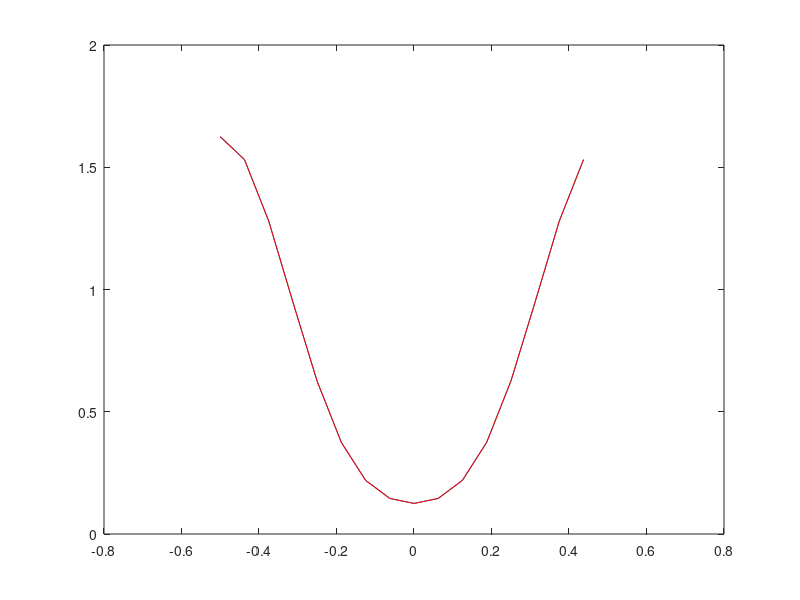

Write the MATLAB code that produced this figure.
% Ex 3.6
Q=[.5  0 .5  0;...
   .5  0 .5  0;...
    0 .5  0 .5;...
    0 .5  0 .5];
% The MATLAB function eig finds the right column eigenvector
% but transposing before changes to left row eigenvector
[V,D]=eig(Q')
% The eigenvalues are found as the diagonal of D, and it is
% seen that eigenvalue 1 corresponds to column 3 of V
pause
% The stationary distribution then becomes
p=V(:,3)'/sum(V(:,3))
pause
% The output matrix is X. Some of the 0-elements are irrelevant
% since the corresponding transition is not found 
X=[ 0  0 -1  0;...
   -1  0 -1  0;...
    0  1  0  1;...
    0  1  0  0];
% (3.23)
R0=p*sum(Q.*X.^2,2)
% x+, the average of the symbol after each state
% is found from the rows of Q
Xplus=sum(Q.*X,2)'
% x-, the average of the symbol before each state
% is found from the columns of Q
Xminus=(p*(Q.*X))./p
pause
% (3.24)
for j=1:6
   Rj(j,:)=[j (p.*Xminus)*Q^(j-1)*Xplus'];
end
Rj
% Power spectrum with 16 points
R=[R0 Rj(:,2)' zeros(1,16-1-2*6) fliplr(Rj(:,2)')];
T=1;
Sw=T*fft(R);
%
f=(-16/2:16/2-1)/(16*T);
plot(f,fftshift(Sw))
pause
SwTh=T*(3/4-3/4*cos(2*pi*f*T)+1/8*cos(2*pi*2*f*T));
hold on
plot(f,SwTh,'r')
hold off